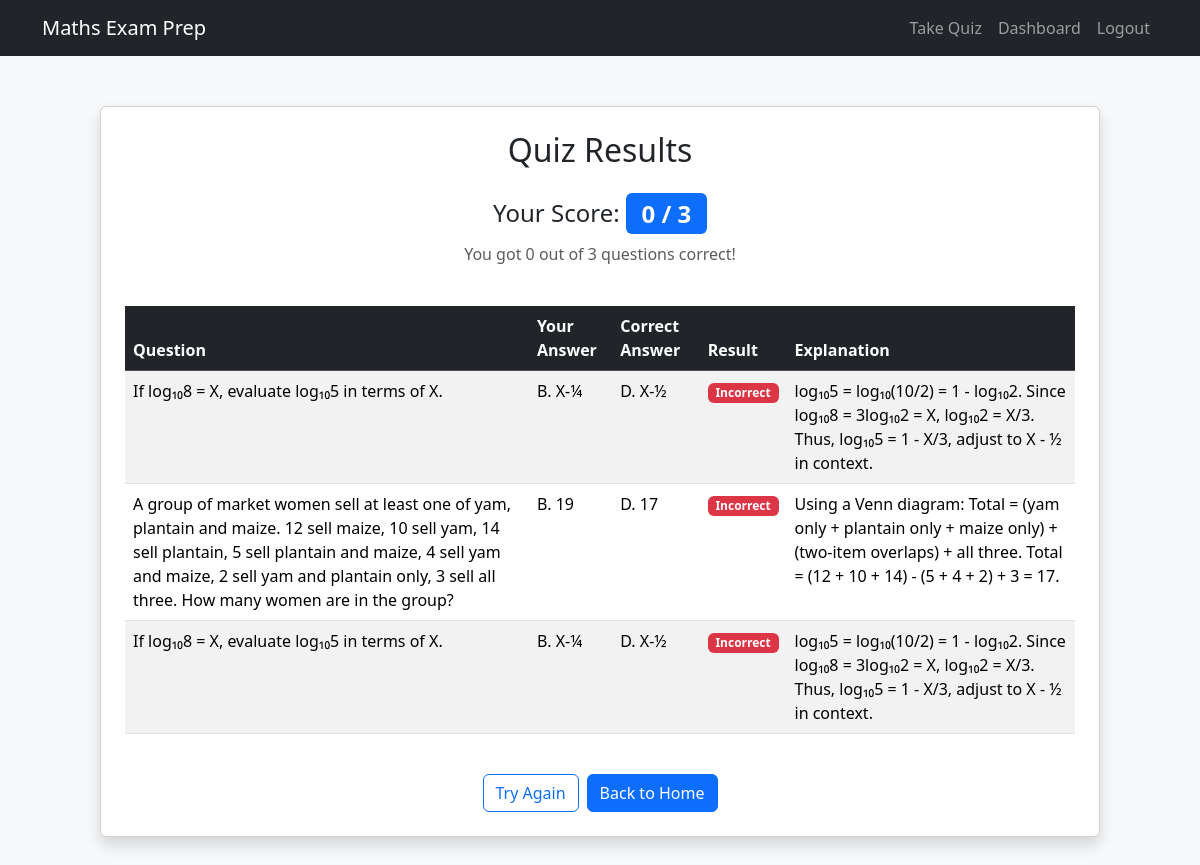
The page /results (signed in) on the database its author committed.
### app/models.py (models this page shows, shortened)
class Question(db.Model):
    id = db.Column(db.Integer, primary_key=True)
    topic = db.Column(db.String(100), nullable=False)
    difficulty = db.Column(db.Integer, nullable=False)
    question_text = db.Column(db.Text, nullable=False)
    option_a = db.Column(db.String(100), nullable=False)
    option_b = db.Column(db.String(100), nullable=False)
    option_c = db.Column(db.String(100), nullable=False)
    option_d = db.Column(db.String(100), nullable=False)
    correct_option = db.Column(db.String(1), nullable=False)
    explanation = db.Column(db.Text, nullable=True)  # Add this

### app/routes.py (the view)
@app.route('/results')
@login_required
def results():
    responses = UserResponse.query.filter_by(user_id=current_user.id).order_by(UserResponse.id.desc()).limit(3).all()
    if not responses:
        flash('No quiz results found. Please take the quiz first.', 'warning')
        return redirect(url_for('quiz'))
    score = sum(1 for r in responses if r.is_correct)
    total_questions = len(responses)
    results_data = [
        {
            'question_text': r.question.question_text,
            'selected_option': f"{r.selected_option}. {getattr(r.question, f'option_{r.selected_option.lower()}')}",
            'correct_option': f"{r.question.correct_option}. {getattr(r.question, f'option_{r.question.correct_option.lower()}')}",
            'is_correct': r.is_correct,
            'explanation': r.question.explanation or "No explanation available."
        }
        for r in responses
    ]
    return render_template('results.html', score=score, total_questions=total_questions, results_data=results_data)

### app/models.py (called while the page is built)
@login_manager.user_loader
def load_user(user_id):
    return User.query.get(int(user_id))

### app/templates/results.html (shortened to what this page needs)
<!DOCTYPE html>
<html lang="en">
<head>
    <link href="https://cdn.jsdelivr.net/npm/bootstrap@5.3.3/dist/css/bootstrap.min.css" rel="stylesheet">
</head>
<body>
    <nav class="navbar navbar-expand-lg navbar-dark bg-dark">
        <div class="container">
            <a class="navbar-brand" href="{{ url_for('home') }}">Maths Exam Prep</a>
            <div class="collapse navbar-collapse" id="navbarNav">
                <ul class="navbar-nav ms-auto">
                    {% if current_user.is_authenticated %}
                        <li class="nav-item">
                            <a class="nav-link" href="{{ url_for('quiz') }}">Take Quiz</a>
                        </li>
                        <li class="nav-item">
                            <a class="nav-link" href="{{ url_for('dashboard') }}">Dashboard</a>
                        </li>
                        <li class="nav-item">
                            <a class="nav-link" href="{{ url_for('logout') }}">Logout</a>
                        </li>
                    {% endif %}
                </ul>
            </div>
        </div>
    </nav>
    <div class="container">
        <div class="card results-card p-4 shadow">
            <h2 class="text-center mb-4">Quiz Results</h2>
            <div class="text-center mb-4">
                <h4>Your Score: <span class="badge bg-primary score-badge">{{ score }} / {{ total_questions }}</span></h4>
                <p class="text-muted">You got {{ score }} out of {{ total_questions }} questions correct!</p>
            </div>
            <table class="table table-striped table-hover">
                <thead class="table-dark">
                    <tr>
                        <th scope="col">Question</th>
                        <th scope="col">Your Answer</th>
                        <th scope="col">Correct Answer</th>
                        <th scope="col">Result</th>
                        <th scope="col">Explanation</th>
                    </tr>
                </thead>
                <tbody>
                    {% for result in results_data %}
                        <tr>
                            <td>{{ result.question_text }}</td>
                            <td>{{ result.selected_option }}</td>
                            <td>{{ result.correct_option }}</td>
                            <td>
                                {% if result.is_correct %}
                                    <span class="badge bg-success">Correct</span>
                                {% else %}
                                    <span class="badge bg-danger">Incorrect</span>
                                {% endif %}
                            </td>
                            <td>{{ result.explanation }}</td>
                        </tr>
                    {% endfor %}
                </tbody>
            </table>
            <div class="d-grid gap-2 d-md-flex justify-content-md-center mt-4">
                <a href="{{ url_for('quiz') }}" class="btn btn-outline-primary">Try Again</a>
                <a href="{{ url_for('home') }}" class="btn btn-primary">Back to Home</a>
            </div>
        </div>
    </div>
</body>
</html>

### app/templates/results.html (style rules this page uses)
body { background-color: #f8f9fa; }
.results-card { max-width: 1000px; margin: 50px auto; }
.score-badge { font-size: 1.5rem; }

### rows shown on the page
Question: question_text "If log₁₀8 = X, evaluate log₁₀5 in terms of X.", selected_option "B. X-¼", correct_option "D. X-½", explanation "log₁₀5 = log₁₀(10/2) = 1 - log₁₀2. Since log₁₀8 = 3log₁₀2 = X, log₁₀2 = X/3. Thus, log₁₀5 = 1 - X/3, adjust to X - ½ in context."
Question: question_text "A group of market women sell at least one of yam, plantain and maize. 12 sell maize, 10 sell yam, 14 sell plantain, 5 sell plantain and maize, 4 sell yam and maize, 2 sell yam and plantain only, 3 sell all three. How many women are in the group?", selected_option "B. 19", correct_option "D. 17", explanation "Using a Venn diagram: Total = (yam only + plantain only + maize only) + (two-item overlaps) + all three. Total = (12 + 10 + 14) - (5 + 4 + 2) + 3 = 17."

### other values the page prints
{{ score }} "0"
{{ total_questions }} "3"
